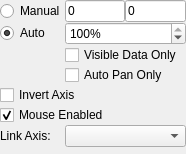
<?xml version="1.0" encoding="UTF-8"?>
<ui version="4.0">
 <class>Form</class>
 <widget class="QWidget" name="Form">
  <property name="geometry">
   <rect>
    <x>0</x>
    <y>0</y>
    <width>186</width>
    <height>154</height>
   </rect>
  </property>
  <property name="maximumSize">
   <size>
    <width>200</width>
    <height>16777215</height>
   </size>
  </property>
  <property name="windowTitle">
   <string>Form</string>
  </property>
  <layout class="QGridLayout" name="gridLayout">
   <property name="margin">
    <number>0</number>
   </property>
   <property name="spacing">
    <number>0</number>
   </property>
   <item row="7" column="0" colspan="2">
    <widget class="QLabel" name="label">
     <property name="text">
      <string>Link Axis:</string>
     </property>
    </widget>
   </item>
   <item row="7" column="2" colspan="2">
    <widget class="QComboBox" name="linkCombo">
     <property name="toolTip">
      <string>&lt;html&gt;&lt;head/&gt;&lt;body&gt;&lt;p&gt;Links this axis with another view. When linked, both views will display the same data range.&lt;/p&gt;&lt;/body&gt;&lt;/html&gt;</string>
     </property>
     <property name="sizeAdjustPolicy">
      <enum>QComboBox::AdjustToContents</enum>
     </property>
    </widget>
   </item>
   <item row="2" column="2" colspan="2">
    <widget class="QSpinBox" name="autoPercentSpin">
     <property name="enabled">
      <bool>true</bool>
     </property>
     <property name="toolTip">
      <string>&lt;html&gt;&lt;head/&gt;&lt;body&gt;&lt;p&gt;Percent of data to be visible when auto-scaling. It may be useful to decrease this value for data with spiky noise.&lt;/p&gt;&lt;/body&gt;&lt;/html&gt;</string>
     </property>
     <property name="suffix">
      <string>%</string>
     </property>
     <property name="minimum">
      <number>1</number>
     </property>
     <property name="maximum">
      <number>100</number>
     </property>
     <property name="singleStep">
      <number>1</number>
     </property>
     <property name="value">
      <number>100</number>
     </property>
    </widget>
   </item>
   <item row="2" column="0" colspan="2">
    <widget class="QRadioButton" name="autoRadio">
     <property name="toolTip">
      <string>&lt;html&gt;&lt;head/&gt;&lt;body&gt;&lt;p&gt;Automatically resize this axis whenever the displayed data is changed.&lt;/p&gt;&lt;/body&gt;&lt;/html&gt;</string>
     </property>
     <property name="text">
      <string>Auto</string>
     </property>
     <property name="checked">
      <bool>true</bool>
     </property>
    </widget>
   </item>
   <item row="1" column="0" colspan="2">
    <widget class="QRadioButton" name="manualRadio">
     <property name="toolTip">
      <string>&lt;html&gt;&lt;head/&gt;&lt;body&gt;&lt;p&gt;Set the range for this axis manually. This disables automatic scaling. &lt;/p&gt;&lt;/body&gt;&lt;/html&gt;</string>
     </property>
     <property name="text">
      <string>Manual</string>
     </property>
    </widget>
   </item>
   <item row="1" column="2">
    <widget class="QLineEdit" name="minText">
     <property name="toolTip">
      <string>&lt;html&gt;&lt;head/&gt;&lt;body&gt;&lt;p&gt;Minimum value to display for this axis.&lt;/p&gt;&lt;/body&gt;&lt;/html&gt;</string>
     </property>
     <property name="text">
      <string>0</string>
     </property>
    </widget>
   </item>
   <item row="1" column="3">
    <widget class="QLineEdit" name="maxText">
     <property name="toolTip">
      <string>&lt;html&gt;&lt;head/&gt;&lt;body&gt;&lt;p&gt;Maximum value to display for this axis.&lt;/p&gt;&lt;/body&gt;&lt;/html&gt;</string>
     </property>
     <property name="text">
      <string>0</string>
     </property>
    </widget>
   </item>
   <item row="5" column="0" colspan="4">
    <widget class="QCheckBox" name="invertCheck">
     <property name="toolTip">
      <string>&lt;html&gt;&lt;head/&gt;&lt;body&gt;&lt;p&gt;Inverts the display of this axis. (+y points downward instead of upward)&lt;/p&gt;&lt;/body&gt;&lt;/html&gt;</string>
     </property>
     <property name="text">
      <string>Invert Axis</string>
     </property>
    </widget>
   </item>
   <item row="6" column="0" colspan="4">
    <widget class="QCheckBox" name="mouseCheck">
     <property name="toolTip">
      <string>&lt;html&gt;&lt;head/&gt;&lt;body&gt;&lt;p&gt;Enables mouse interaction (panning, scaling) for this axis.&lt;/p&gt;&lt;/body&gt;&lt;/html&gt;</string>
     </property>
     <property name="text">
      <string>Mouse Enabled</string>
     </property>
     <property name="checked">
      <bool>true</bool>
     </property>
    </widget>
   </item>
   <item row="3" column="2" colspan="2">
    <widget class="QCheckBox" name="visibleOnlyCheck">
     <property name="toolTip">
      <string>&lt;html&gt;&lt;head/&gt;&lt;body&gt;&lt;p&gt;When checked, the axis will only auto-scale to data that is visible along the orthogonal axis.&lt;/p&gt;&lt;/body&gt;&lt;/html&gt;</string>
     </property>
     <property name="text">
      <string>Visible Data Only</string>
     </property>
    </widget>
   </item>
   <item row="4" column="2" colspan="2">
    <widget class="QCheckBox" name="autoPanCheck">
     <property name="toolTip">
      <string>&lt;html&gt;&lt;head/&gt;&lt;body&gt;&lt;p&gt;When checked, the axis will automatically pan to center on the current data, but the scale along this axis will not change.&lt;/p&gt;&lt;/body&gt;&lt;/html&gt;</string>
     </property>
     <property name="text">
      <string>Auto Pan Only</string>
     </property>
    </widget>
   </item>
  </layout>
 </widget>
 <resources/>
 <connections/>
</ui>
